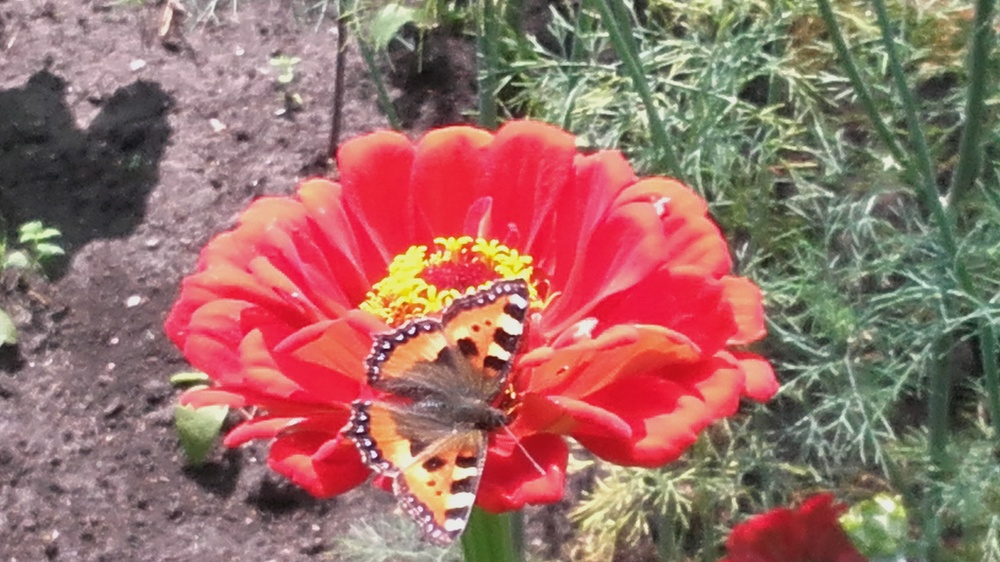
#> input picture Sourse_Images/butterfly_on_a_flower.jpg, 1000 x 562 px, shrunk from 3264 x 1836 before the run
$ jupyter execute --allow-errors Lab1_CV_01.ipynb
#> lines starting #> are read from the running program, lines starting #| are printed output that depends on the picture; after the words box and inside, x2 and y2 are one past the last pixel; in counts of white or black regions, pixels touching at a corner belong together
Для 1 лаб работы по CV необходимо реализовать базовый минимум операций над изображениями
Входное изображение в формате (RGB, не чёрно-белое)
1. Фильтры

1.1 Медианный фильтр

1.2 Фильтр гаусса

2. Морфологические операции

2.1 Эрозия

2.2 Дилатация

3. Прочие операции

3.1 пороговая бинаризация (для rgb и grayscale изображения)

3.2 выравнивание гистограммы

3.3 поворот изображений на угол кратный 90 градусов

[cell 1]
#%matplotlib inline

[cell 2]
import numpy as np
import cv2
from PIL import Image
import matplotlib.pyplot as plt
import matplotlib.image as mpimg
import time
from tqdm import tqdm #

[cell 3]
image1 = mpimg.imread('../Sourse_Images/butterfly_on_a_flower.jpg')
#> image1 is the input picture: shape (562, 1000, 3); mean R, G, B 153.2, 109.8, 103.4
plt.imshow(image1)
plt.axis('off')  # скрыть оси
plt.show()

[cell 4]
print(f"Размер: {image1.shape}")
#| Размер: (562, 1000, 3)
print(f"Тип данных: {image1.dtype}")
#| Тип данных: uint8

# 1. Фильтры

## 1.1 Медианный фильтр

[cell 5]
def Median_filter(image: np.ndarray, filtersize: int = 3, expand: int = 0, grout: bool = False, verbose: bool = False) -> np.ndarray:
    """
    image - исходное изображение массив np.ndarray (Н, W, C) H-высота, W - ширина, C - число каналов
    filtersize - размер стороны ядра свёртки, должно быть нечётное число
    expand - расширение изображение
    expand = 0 - не расширяет
    expand = 1 - зеркало с дублированием края
    expand = 2 - зеркало без дублирования края
    expand = 3 - зеркало np.pad
    verbose - вывод массивов, по которым происходит выбор
    grout - выбирать большее значение за медиану, только при expand = 0

    """
#> called with image = array of shape (6, 7, 1), filtersize = 5, expand = 3, grout = False, verbose = False
    H = image.shape[0]
    W = image.shape[1]
    C = image.shape[2]
    edge = 1
    if (filtersize % 2 and filtersize > 0):
        edge = (filtersize - 1) // 2
    else:
        ####Error
        raise ValueError("Размер ядра должен быть нечетным числом")
        # res_image = np.zeros((H, W, C))

    # kernel = np.zeros((filtersize, filtersize))
    buf_image = np.zeros((H + 2 * edge, W + 2 * edge, C), dtype=image.dtype)  # np.uint8

    buf_image[edge: H + edge, edge: W + edge, :] = image #image.copy()

    if expand == 0:
        res_image = np.zeros((H, W, C), dtype=image.dtype)  # dtype=image.dtype)
        for k in tqdm(range(C)):
            for i in range(H):
                for j in range(W):
                    value_array = np.zeros(1, dtype=image.dtype)#dtype=np.uint8
                    flag_first = True
                    for jl in range(2 * edge + 1):
                        for il in range(2 * edge + 1):
                            H_i = i - edge + il
                            W_j = j - edge + jl

                            if(H_i >=0 and W_j >=0 and H_i < H and W_j < W):
                                element = image[H_i, W_j, k]
                                if (flag_first == True):
                                    value_array[0] = element
                                    flag_first = False
                                else:
                                    arr_len = len(value_array)
                                    for pos in range(arr_len):
                                        if (value_array[pos] >= element):
                                            value_array1 = np.insert(value_array, pos, element)
                                            value_array = value_array1
                                            break
                                        elif (pos == arr_len - 1):
                                            value_array1 = np.append(value_array, element)
                                            value_array = value_array1
                            else:
                                continue
                    if (verbose):
                        for q in range(len(value_array)):
                            print(f"{value_array[q]} ", end='')
                        print()
                    arr_len = len(value_array)
                    center = arr_len // 2
                    if (grout):
                        if (center > 1 and arr_len % 2 == 0):
                            center = center + 1
                    value = value_array[center]
                    res_image[i][j][k] = value

    else:
        if expand == 1:
            bias = 0
        elif expand == 2:
            bias = 1
        #####################################
        elif expand == 3:
            buf_image = np.pad(image, edge, mode='edge')
        ##################################################################################################
        else:
            raise ValueError("Некорректное значения для расширения изображения")
        if (expand == 1 or expand == 2):
            for ed in range(1, edge+1):
                for k in range(C):
                    buf_image[edge-ed:edge-ed+1,edge:W+edge] = image[ed-1+bias:ed+bias, :]
                    buf_image[edge+H+ed-1:edge+H+ed,edge:W+edge] = image[H-ed-bias:H-ed+1-bias, :]
            for ed in range(1, edge+1):
                for k in range(C):
                    buf_image[:,edge-ed:edge-ed+1] = buf_image[:, edge+ed-1+bias:edge+ed+bias]
                    buf_image[:,W+edge+ed-1:W+edge+ed] = buf_image[:, W+edge-ed-bias:W+edge-ed+1-bias]


        res_image = np.zeros((H, W, C))  # dtype=image.dtype)
        for k in tqdm(range(C)):
            for i in range(H):
                for j in range(W):
                    value_array = np.zeros(1, dtype=image.dtype)#dtype=np.uint8
                    flag_first = True
                    for jl in range(2 * edge + 1):
                        for il in range(2 * edge + 1):
                            H_i = i - edge + il
                            W_j = j - edge + jl

                            if(H_i >=0 and W_j >=0 and H_i < H and W_j < W):
                                element = image[H_i, W_j, k]
                                if (flag_first == True):
                                    value_array[0] = element
                                    flag_first = False
                                else:
                                    arr_len = len(value_array)
                                    for pos in range(arr_len):
                                        if (value_array[pos] >= element):
                                            value_array1 = np.insert(value_array, pos, element)
                                            value_array = value_array1
                                            break
                                        elif (pos == arr_len - 1):
                                            value_array1 = np.append(value_array, element)
                                            value_array = value_array1
                            else:
                                continue
                    if(verbose):
                        for q in range(len(value_array)):
                            print(f"{value_array[q]} ", end='')
                        print()
                    arr_len = len(value_array)
                    center =arr_len // 2
                    value = value_array[center]
                    res_image[i][j][k] = value
    return res_image.astype(np.uint8)

[cell 6]
rng = np.random.default_rng(seed=42)# Создаем генератор случайных чисел
test_arr = rng.integers(0, 255, size=(6, 7, 1), dtype=np.uint8)
print("Исходное")
print(test_arr.squeeze())
print("Собственный фильтр")
arr_med = Median_filter(test_arr, 5, expand = 3)#, grout = False
print(arr_med.squeeze())
print("Фильтр CV2")
cv2_image = test_arr.copy()
filtered_image = cv2.medianBlur(cv2_image.squeeze(), ksize=5)
print(filtered_image)

Собственный медианный фильтр работает
Значения для центральныйх элементов для собственного медианного фильтра и фильтра из бибилиотеки Open CV совпадают, различия есть только в крайних элементах, где ядро накладывается не полностью и число элементов в ядре оказывается равным чётному числу
В данном случае разработанный алгоритм выбирает меньшее из центральных значений, а в реализации библиотеки CV 2 более сложный алгоритм, который выбирает или меньшее или большее значение медианы при чётном числе элементов

[cell 7]
import sys
sys.setrecursionlimit(10000)

[cell 8]
rng = np.random.default_rng(seed=42)# Создаем генератор случайных чисел
test_arr = rng.integers(0, 255, size=(10, 13, 1), dtype=np.uint8)
print("Исходное")
print(test_arr.squeeze())
print("Собственный фильтр")
arr_med = Median_filter(test_arr, 5)
print(arr_med.squeeze())
print("Фильтр CV2")
cv2_image = test_arr.copy()
filtered_image = cv2.medianBlur(cv2_image.squeeze(), ksize=5)
print(filtered_image)

[cell 9]
H = 1
W = 3
image_list = [test_arr, arr_med, filtered_image]
label_list = ["Исходное", "Собственный", "Open CV"]
fig, ax = plt.subplots(H, W, figsize=(10,10))
if H == 1:
    for i in range(W):
        ax[i].imshow(image_list[i], cmap='gray')
        ax[i].axis('off')
        ax[i].set_title(label_list[i])
else:
    for i in range(H*W):
        h = i // W
        w = i % W
        ax[h, w].imshow(image_list[i], cmap='gray')
        ax[h, w].axis('off')
        ax[h, w].set_title(label_list[i])

plt.tight_layout()
plt.show()

[cell 10]
image_list = [test_arr, arr_med, filtered_image]
for i in range(len(image_list)):
    print(image_list[i].squeeze())
    print()

[cell 11]
H = 1
W = 3
image_list = [test_arr, arr_med, filtered_image]
label_list = ["Исходное", "Содственный", "Open CV"]
fig, ax = plt.subplots(H, W, figsize=(10,10))
if H == 1:
    for i in range(W):
        ax[i].imshow(image_list[i], cmap='gray')
        ax[i].axis('off')
        ax[i].set_title(label_list[i])
else:
    for i in range(H*W):
        h = i // W
        w = i % W
        ax[h, w].imshow(image_list[i], cmap='gray')
        ax[h, w].axis('off')
        ax[h, w].set_title(label_list[i])

plt.tight_layout()
plt.show()

[cell 12]
image1 = mpimg.imread('../Sourse_Images/flowers_sm_sz3.jpg')#salt_paper0.jpg
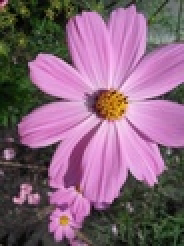
#> input picture Sourse_Images/flowers_sm_sz3.jpg, 92 x 123 px, shrunk from 300 x 400 before the run (shown 2 times larger)
#> image1 is the input picture: shape (123, 92, 3); mean R, G, B 134.9, 100.1, 122.7
plt.imshow(image1)
plt.axis('off')  # скрыть оси
plt.show()

[cell 13]
image1.shape
#> Out = (123, 92, 3)

[cell 14]
image1[1,1,:]
#> Out = [188, 120, 141]

[cell 15]
image_filt = cv2.medianBlur(image1, ksize=11)
plt.imshow(image_filt)

[cell 16]
#Исходное
image1 = mpimg.imread('../Sourse_Images/salt_paper.png')
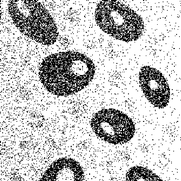
#> input picture Sourse_Images/salt_paper.png, 181 x 181 px, shrunk from 591 x 591 before the run
#> image1 is the input picture: shape (181, 181, 3) float32; min 0, max 1, mean 0.763
#Собственный фильтр
image2 = Median_filter(image1, 5, expand = 2)
#> call 3 of Median_filter, with filtersize = 5, expand = 2, grout = False, verbose = False
#> after the loop in Median_filter (call 3), `for ed in range(1, edge+1):`: buf_image: shape (185, 185, 3) float32; min 0, max 1, mean 0.745
#> after the loop in Median_filter (call 3), `for ed in range(1, edge+1):`:
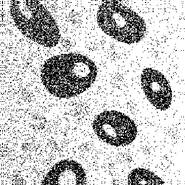
#> buf_image: shape (185, 185, 3) float32; min 0, max 1, mean 0.765
#> after the loop in Median_filter (call 3), `for k in tqdm(range(C)):`:
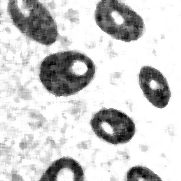
#> res_image: shape (181, 181, 3) float64; min 0.00784, max 1, mean 0.804
#> in Median_filter (call 3), `return res_image.astype(np.uint8)`:
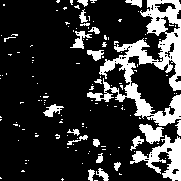
#> returned value: shape (181, 181, 3); values 0 (black) and 1 (white), 19.8% white; 138 white regions (117 under 20 px), largest, box (x1, y1, x2, y2) and area: (87, 0, 181, 126) 3680, (130, 135, 181, 181) 939, (139, 124, 164, 144) 288
#Фильтр CV2
cv2_image = image1.copy()
image_filt = cv2.medianBlur(cv2_image, ksize=5)
#> image_filt: shape (181, 181, 3) float32

[cell 17]
H = 1
W = 3
image_list = [image1, image2, image_filt]
label_list = ["Исходное", "Собственный", "Open CV"]
fig, ax = plt.subplots(H, W, figsize=(10,10))
if H == 1:
    for i in range(W):
        ax[i].imshow(image_list[i])  #, cmap='gray'
        ax[i].axis('off')
        ax[i].set_title(label_list[i])
else:
    for i in range(H*W):
        h = i // W
        w = i % W
        ax[h, w].imshow(image_list[i])
        ax[h, w].axis('off')
        ax[h, w].set_title(label_list[i])

plt.tight_layout()
plt.show()

## Фильтр Гаусса не правильный

[cell 18]
def Gauss_filter(image: np.ndarray, filtersize: int = 3, sigma: float = 1, dupledge: bool = False, grout: bool = False, verbose: bool = False) -> np.ndarray:
    """
    image - исходное изображение массив np.ndarray (Н, W, C) H-высота, W - ширина, C - число каналов
    filtersize - размер стороны ядра свёртки, нечётное число
    sigma – стандартное отклонение нормального распределения;
    dupledge = True - расширение зеркалом с дублированием края
    dupledge = False  - расширение зеркалом без дублирования края
    verbose - вывод массивов, по которым происходит выбор
    grout - выбирать большее значение за медиану, только при expand = 0

    """
#> called with filtersize = 7, sigma = 1, dupledge = False, grout = False, verbose = False
    H = image.shape[0]
#> H = 123
    W = image.shape[1]
#> W = 92
    C = image.shape[2]
#> C = 3
    edge = 1
    if (filtersize % 2 and filtersize > 0):
        edge = (filtersize - 1) // 2
    else:
        ####Error
        raise ValueError("Размер ядра должен быть нечетным числом")
        # res_image = np.zeros((H, W, C))

    kernel = np.zeros((filtersize, filtersize))
    kernel_center = filtersize // 2

    koeff = 1 / (2 * np.pi * sigma * sigma)
    for i in range(filtersize):
        for j in range(filtersize):
            x = i - kernel_center
            y = j - kernel_center
            kernel[i, j] = koeff*np.exp(-(x*x+y*y)/(2*sigma*sigma))
    # Нормализация ядра свёртки
    kernel = kernel / np.sum(kernel)

    buf_image = np.zeros((H + 2 * edge, W + 2 * edge, C), dtype=np.uint8)  #  image.dtype

    buf_image[edge: H + edge, edge: W + edge, :] = image #image.copy()
#> buf_image: shape (129, 98, 3)


    if dupledge:
        bias = 0
    else:
        bias = 1
    for ed in range(1, edge+1):
        for k in range(C):
            buf_image[edge-ed:edge-ed+1,edge:W+edge] = image[ed-1+bias:ed+bias, :]
            buf_image[edge+H+ed-1:edge+H+ed,edge:W+edge] = image[H-ed-bias:H-ed+1-bias, :]
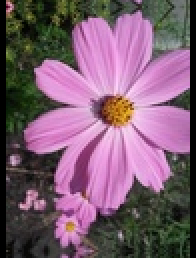
#> buf_image: shape (129, 98, 3) (shown 2 times larger); mean R, G, B 123.4, 92.3, 112.1
    for ed in range(1, edge+1):
        for k in range(C):
            buf_image[:,edge-ed:edge-ed+1] = buf_image[:, edge+ed-1+bias:edge+ed+bias]
            buf_image[:,W+edge+ed-1:W+edge+ed] = buf_image[:, W+edge-ed-bias:W+edge-ed+1-bias]
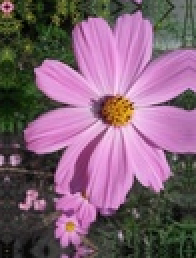
#> buf_image: shape (129, 98, 3) (shown 2 times larger); 6.12% of pixels changed, all inside (x1, y1, x2, y2) = (0, 0, 98, 129)

    res_image = np.zeros((H, W, C),dtype = np.uint8)  # dtype=image.dtype) np.float64

    for i in tqdm(range(H)):
        for j in range(W):
            for k in range(C):
                sub_array = buf_image[i:i + filtersize, j:j + filtersize,k] #!!! проблемма была что указывал k:k+1
                prod1 = sub_array * kernel
                sub_array2 = buf_image[i:i + filtersize, j:j + filtersize,k:k+1]
                sub2_sq = sub_array2.squeeze()
                prod2 = sub_array2.squeeze() * kernel
                sum1 = np.sum(sub_array * kernel)
                sum2 = np.sum(sub_array2.squeeze() * kernel)
                res_image[i, j, k] = np.sum(sub_array * kernel)
#> res_image: shape (123, 92, 3)

    return res_image.astype(np.uint8)

[cell 19]
sorce_imageg = mpimg.imread('../Sourse_Images/flowers_sm_sz3.jpg')#.jpgsalt_paper0
filter_size = 7
sigma = 1
#Собственный фильтр
myf_imageg = Gauss_filter(sorce_imageg, filter_size, sigma)
#Фильтр CV2
cv2_imageg = cv2.GaussianBlur(sorce_imageg, ksize=(filter_size,filter_size), sigmaX=sigma)
H = 1
W = 3
image_list = [sorce_imageg, myf_imageg, cv2_imageg]
label_list = ["Исходное", "Собственный", "Open CV"]
fig, ax = plt.subplots(H, W, figsize=(15,15))
if H == 1:
    for i in range(W):
        ax[i].imshow(image_list[i])  #, cmap='gray'
        ax[i].axis('off')
        ax[i].set_title(label_list[i])
else:
    for i in range(H*W):
        h = i // W
        w = i % W
        ax[h, w].imshow(image_list[i])
        ax[h, w].axis('off')
        ax[h, w].set_title(label_list[i])

plt.tight_layout()
plt.show()

[cell 20]
# [73 lines left out: function Gauss_filter, not called in this run]

Для 1 лаб работы по CV необходимо реализовать базовый минимум операций над изображениями
Входное изображение в формате (RGB, не чёрно-белое)
1. Фильтры

1.1 Медианный фильтр

1.2 Фильтр гаусса

2. Морфологические операции

2.1 Эрозия

2.2 Дилатация

3. Прочие операции

3.1 пороговая бинаризация (для rgb и grayscale изображения)

3.2 выравнивание гистограммы

3.3 поворот изображений на угол кратный 90 градусов

3.3 Поворот изображения на угол кратный 90&deg;

[cell 21]
def Rotate(image: np.ndarray, angle: int) -> np.ndarray:
#> called with angle = 180
    H = image.shape[0]
#> H = 181
    W = image.shape[1]
#> W = 181
    C = image.shape[2]
#> C = 3
    angle = angle % 360
    if(angle == 0):
        res_image = image.copy()
    elif(angle == 90):
        res_image = np.zeros((W, H, C)) # dtype=image.dtype)
        for k in range(C):
            for i in range(W):
                for j in range(H):
                    res_image[i][j][k] = image[j][i][k]
    elif(angle == 180):
        res_image = np.zeros((H, W, C)) # dtype=image.dtype)
        for k in range(C):
            for i in range(H):
                for j in range(W):
                    res_image[i][j][k] = image[H-1-i][W-1-j][k]
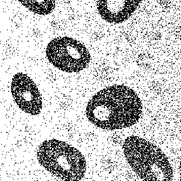
#> res_image: shape (181, 181, 3) float64; min 0, max 1, mean 0.763
    elif(angle == 270):

        res_image = np.zeros((W, H, C)) # dtype=image.dtype)
        for k in range(C):
            for i in range(W):
                for j in range(H):
                    res_image[i][j][k] = image[H-1-j][i][k]
    else:
        ####Error
        res_image = np.zeros((H, W, C))

    return res_image.astype(np.uint8)
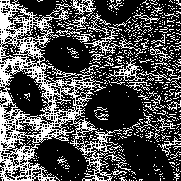
#> returned value: shape (181, 181, 3); values 0 (black) and 1 (white), 31% white in thin lines or dots

[cell 22]
image2 = Rotate(image1, 180)

[cell 23]
plt.imshow(image1) #plt.imshow(image1)
#plt.imshow(image2) #plt.imshow(image1)
plt.axis('off')  # скрыть оси
plt.show()

[cell 24]
rotated_image = []
for i in [0, 90, 180, 270]:
    rotated_image.append(Rotate(image1, i))
#> after the loop, rotated_image = 4 items

[cell 25]
H = 2
W = 2
fig, ax = plt.subplots(H, W, figsize=(10,10))
for i in range(H*W):
    h = i // W
    w = i % W
    ax[h, w].imshow(rotated_image[i])
    ax[h, w].axis('off')
plt.show()
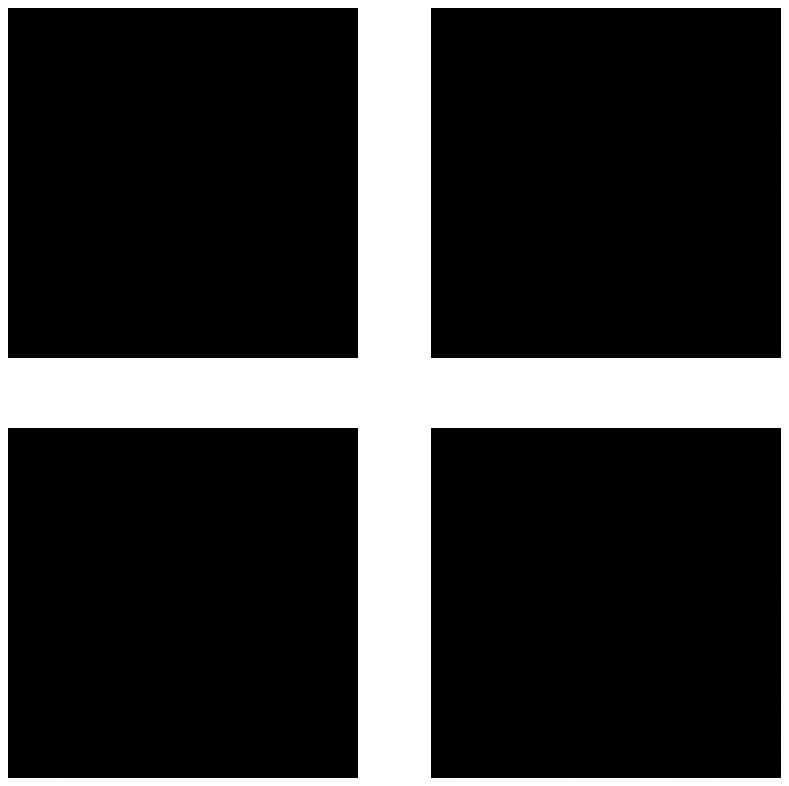
#> figure drawn by matplotlib, 4 panels
